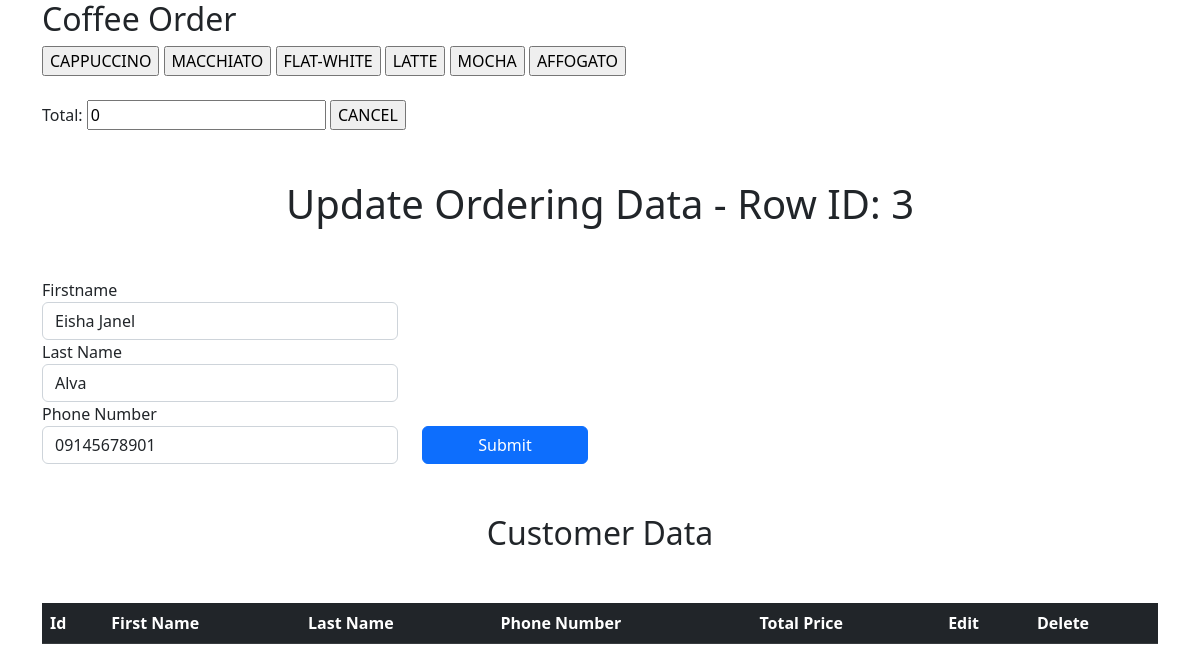
Screenshot of /updatedata.php?id=3 with the database file from the repository.
### tables this page shows
CREATE TABLE `customer` (
  `customer_id` int(11) NOT NULL,
  `firstname` varchar(30) NOT NULL,
  `lastname` varchar(50) NOT NULL,
  `phonenum` varchar(15) NOT NULL,
  `totalprice` decimal(8,2) NOT NULL,
  `ref_id` int(11) NOT NULL
);

### updatedata.php (the view, shortened to what this page needs)
<?php
require_once "conn.php";
if(isset($_GET['id'])){
    $id = $_GET['id'];
    $sql_query = "SELECT * FROM customer WHERE ref_id='$id'";
    $result = $conn->query($sql_query);
    $row = $result->fetch_assoc();
}
?>
<!DOCTYPE html>
<html lang="en">
<head>
    <link href="https://cdn.jsdelivr.net/npm/bootstrap@5.2.0-beta1/dist/css/bootstrap.min.css" rel="stylesheet"
>
</head>
<body>
<div class="container">
    <form name="calculator" method="post" action="<?php echo htmlspecialchars($_SERVER["PHP_SELF"]); ?>" method="post">
            <h2>Coffee Order</h2>
            <input type="button" value="CAPPUCCINO" onClick="addToTotal(130)">
            <input type="button" value="MACCHIATO" onClick="addToTotal(150)">
            <input type="button" value="FLAT-WHITE" onClick="addToTotal(140)">
            <input type="button" value="LATTE" onClick="addToTotal(120)">
            <input type="button" value="MOCHA" onClick="addToTotal(150)">
            <input type="button" value="AFFOGATO" onClick="addToTotal(160)"><br>
            <br>Total: <input type="text" id="total" name="total" value="0">
            <input type="reset" value="CANCEL">
            <h1 style="text-align: center;margin: 50px 0;">Update Ordering Data - Row ID: <?php echo $id; ?></h1>
            <div class="row">
                <div class="form-group col-lg-4">
                    <label for="">Firstname</label>
                    <input type="text" name="firstname" id="firstname" class="form-control"
                        value="<?php echo isset($row['firstname']) ? $row['firstname'] : ''; ?>" required>
                    <label for="">Last Name</label>
                    <input type="text" name="lastname" id="lastname" class="form-control"
                        value="<?php echo isset($row['lastname']) ? $row['lastname'] : ''; ?>" required>
                    <label for="">Phone Number</label>
                    <input type="text" name="phonenum" id="phonenum" class="form-control"
                        value="<?php echo isset($row['phonenum']) ? $row['phonenum'] : ''; ?>" required>
                </div>
                <div class="form-group col-lg-2" style="display: grid;align-items:  flex-end;">
                    <input type="submit" name="submit" id="submit" class="btn btn-primary">
                </div>
            </div>
        </form>
    </div>
        <div class="container">
            <h2 style="text-align: center;margin: 50px 0;">Customer Data</h2>
            <table class="table table-dark">
                <thead>
                <tr>
                    <th scope="col">Id</th>
                    <th scope="col">First Name</th>
                    <th scope="col">Last Name</th>
                    <th scope="col">Phone Number</th>
                    <th scope="col">Total Price</th>
                    <th scope="col">Edit</th>
                    <th scope="col">Delete</th>
                  </tr>
                </thead>
            </table>
        </div>
</body>
</html>

### rows the page displays
customer: firstname "Eisha Janel", lastname "Alva", phonenum "09145678901"

### other values shown
$id "3"
